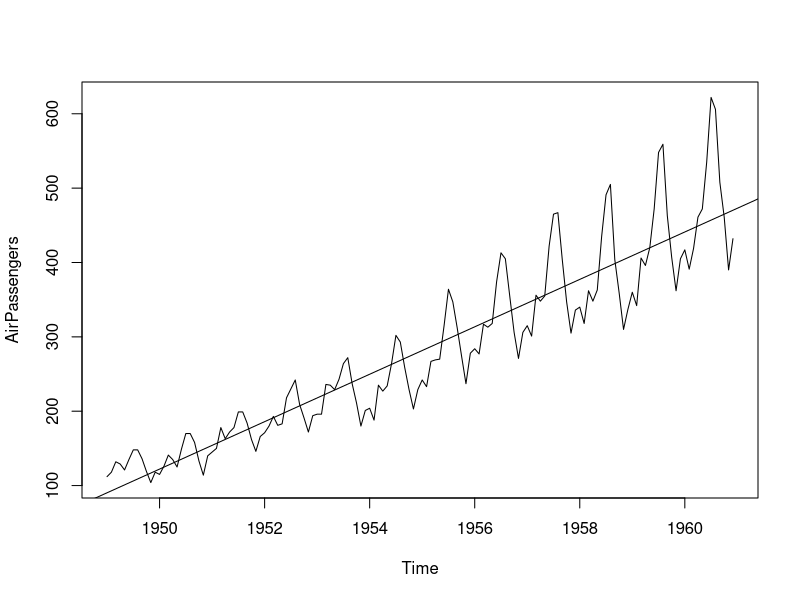

This chart was generated by the following R code:
#8-timeserie

data(AirPassengers)
class(AirPassengers)
#inizio della serie
start(AirPassengers)
#fine della serie
end(AirPassengers)

#12 mesi a ciclo temporale
frequency(AirPassengers)

summary(AirPassengers)

#grafico base tempo-numero passeggeri
plot(AirPassengers)

#la serie segue una linea retta
abline(reg=lm(AirPassengers ~ time(AirPassengers)))

